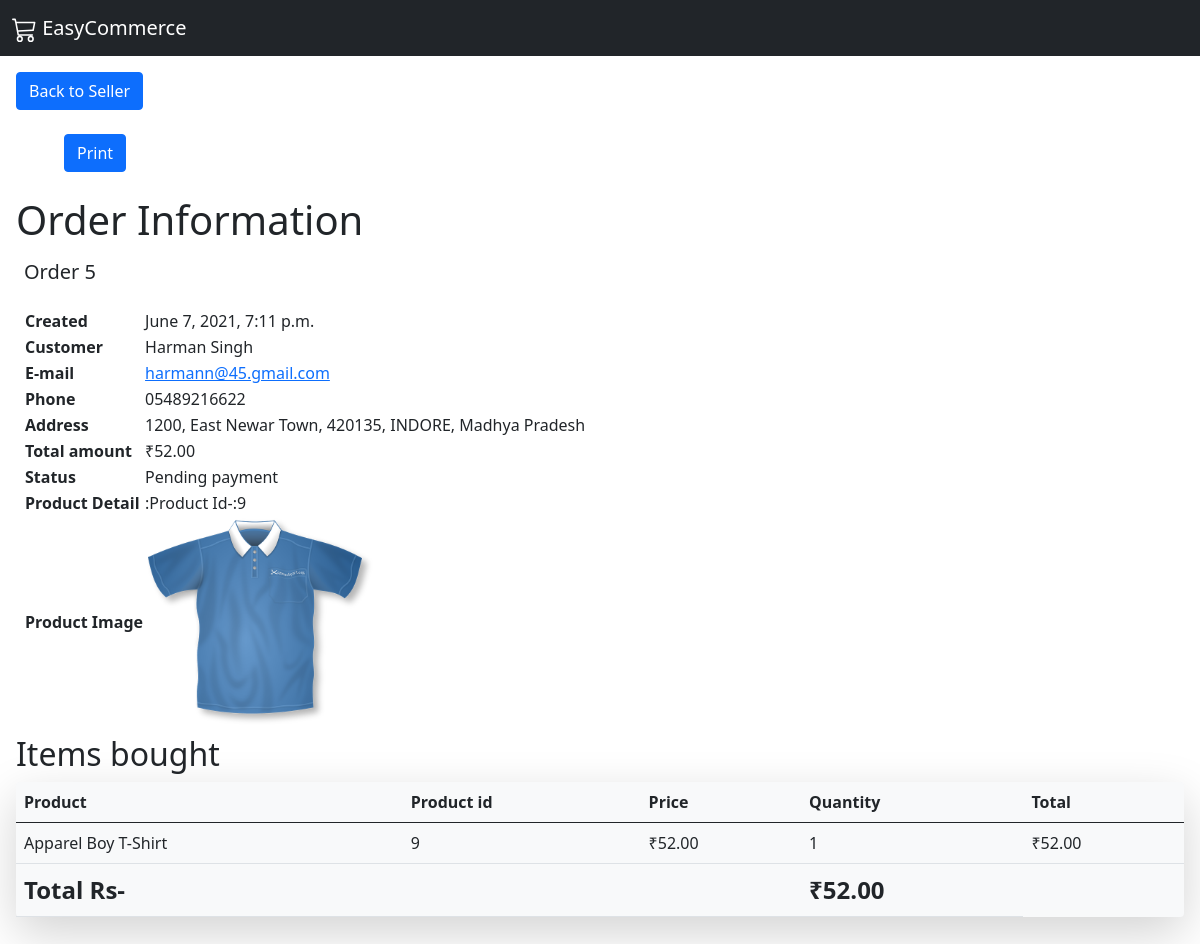
Screenshot of /seller/info/5/ (signed in) with the database file from the repository.
### orders/models.py (models this page shows, shortened)
class Order(models.Model):
    order_status=(
        ('Pending','Pending'),
        ('Delivered','Delivered'),
        ('Out for delivery','Out for delivery'),
        ('Dispatch','Dispatch'),('Cancelled','Cancelled')
    )
    first_name = models.CharField(max_length=50,)
    last_name =  models.CharField(max_length=50)
    email =      models.EmailField()
    mobile =    models.CharField(max_length=13,default="")
    address =    models.CharField(max_length=250)
    postal_code =models.CharField(max_length=20)
    city =       models.CharField(max_length=100)
    state =       models.CharField(max_length=100,default='')
    created =    models.DateTimeField(auto_now_add=True)
    updated =    models.DateTimeField(auto_now=True)
    order_status=models.CharField(max_length=100,null=True,choices=order_status)
    paid =       models.BooleanField(default=False)
    username = models.ForeignKey(User,on_delete=models.CASCADE,null=True)
    order_ref = models.CharField( default=uuid.uuid4().hex[:12].upper(), max_length=12, editable=False)
    class Meta:
        ordering = ('-created',)
    def get_total_cost(self):
        return sum(item.get_cost() for item in self.items.all())

class OrderItem(models.Model):
    order = models.ForeignKey(Order,related_name='items',on_delete=models.CASCADE)
    product = models.ForeignKey(Product,related_name='order_items',on_delete=models.CASCADE)
    price = models.DecimalField(max_digits=10, decimal_places=2)
    quantity = models.PositiveIntegerField(default=1)
    ref_id=models.ManyToManyField('Order',related_name='ref_id',db_constraint=True,)
    def get_cost(self):
        return self.price * self.quantity

### myapp1/models.py (models this page shows, shortened)
class Product(models.Model):
    PRODUCT_TYPE = (
        ('T', 'T-shirt'),
        ('S', 'Shirt'),
        ('W', 'Watch'),
    )
    name = models.CharField( max_length=250)
    upload_Image = models.ImageField(upload_to='uploads/',default="True" )
    description = models.TextField(max_length=250)
    product_type = models.CharField(max_length=5, choices=PRODUCT_TYPE,  null=True)
    created_at = models.DateTimeField(auto_now_add=True)
    updated_at = models.DateTimeField(auto_now=True)
    manufacturer = models.CharField(max_length=300,blank=True)
    price= models.DecimalField(max_digits=6,decimal_places=2)
    actions = ['delete_selected', 'a_third_action']

### myinventory/views.py (the view)
# urls.py: path('seller/info/<int:order_id>/', views.order_info, name='orderinfo'),
@staff_member_required
def order_info(request, order_id):
        order_info =get_object_or_404(Order, id=order_id)
        return render(request,'seller/orders_app/order/order_info.html',{'order_info':order_info})

### cart/context_processors.py (called while the page is built)
def cart(request):
	return {'cart': Cart(request)}

### myinventory/templates/seller/orders_app/order/order_info.html (shortened to what this page needs)
<!doctype html>
<html lang="en">
  <head>
    <link href="https://cdn.jsdelivr.net/npm/bootstrap@5.0.0-beta3/dist/css/bootstrap.min.css" rel="stylesheet">
  </head>
  <body>
<nav class="navbar navbar-dark bg-dark">
  <div class="container-fluid">
    <a class="navbar-brand" href="#">
      EasyCommerce
    </a>
  </div>
</nav>
<div class="container-fluid p-3 ">
 <a class="btn btn-primary text-center " href="/seller">Back to Seller</a></p>
<ul class="object-tools">
 <li class="nav-link nav-item">
 <a class="btn btn-primary" href="#" onclick="window.print();">Print</a>
 </li>
</ul>
<h1>Order Information </h1>
<p class="h5 p-2 ">Order {{ order_info.id}}</p>
<div  class="p-2" style="padding-left:12px;">
<table class="" style="padding-left:0.6rem;">
 <tr>
 <th>Created</th>
 <td>{{ order_info.created }}</td>
 </tr>
 <tr><th>Customer</th>
 <td>{{ order_info.first_name }} {{ order_info.last_name }}</td>
 </tr>
 <tr>
 <th>E-mail</th>
 <td><a href="mailto:{{order_info.email }}">{{ order_info.email }}</a></td>
 </tr>
 <tr>
 <th>Phone</th>
 <td>{{ order_info.mobile}}</td>
 </tr>
 <tr>
 <th>Address</th>
 <td>
 {{ order_info.address }},
 {{ order_info.postal_code }}, {{order_info.city }},
 {{order_info.state}}
 </td>
 </tr>
 <tr>
 <th>Total amount</th>
 <td>₹{{ order_info.get_total_cost }}</td>
 </tr>
 <tr>
 <th>Status</th>
 <td>{% if order_detail.paid %}Paid{% else %}Pending payment{% endif %}</td>
 </tr>
  {% for item in order_info.items.all %}
 <tr>
 <th>Product Detail</th>
 <td>:Product Id-:{{item.product.id}}</td>
 </tr>
 <tr>
 <th>Product Image</th>
 <td ><img style="width:230px;height:auto;" src="{% if item.product.upload_Image  %}{{ item.product.upload_Image.url }}{% endif %}"></td>
 </tr>
 {% endfor %}
</table>
</div>
<div class="module">
 <h2>Items bought</h2>
 <table class="table shadow-lg  rounded pb-2   bg-light" style="width:100%">
 <thead>
 <tr>
 <th>Product</th>
  <th>Product id</th>
 <th>Price</th>
 <th>Quantity</th>
 <th>Total</th>
 </tr>
 </thead>
 <tbody>
 {% for item in order_info.items.all %}
 <tr class="row{% cycle "1" "2"  %}">
 <td>{{ item.product.name }}</td>
 <td>{{ item.product.id }}</td>
 <td class="num">₹{{ item.price }}</td>
 <td class="num">{{ item.quantity }}</td>
 <td class="num">₹{{ item.get_cost }}</td>
 </tr>
 {% endfor %}
 <tr class="total rounded p-3">
 <td colspan="3 " class="fs-4 fw-bold" >Total Rs-</td>
 <td class=" num fs-4 fw-bold">₹{{ order_info.get_total_cost }}</td>
 </tr>
 </tbody>
 </table>
</div>
  </body>
</html>

### rows the page displays
Order: id "5", created "June 7, 2021, 7:11 p.m.", first_name "Harman", last_name "Singh", email "harmann@45.gmail.com", mobile "05489216622", address "1200, East Newar Town", postal_code "420135", city "INDORE", state "Madhya Pradesh", get_total_cost "52.00"
OrderItem: product.id "9", product.upload_Image (picture), product.name "Apparel Boy T-Shirt", price "52.00", quantity "1", get_cost "52.00"
